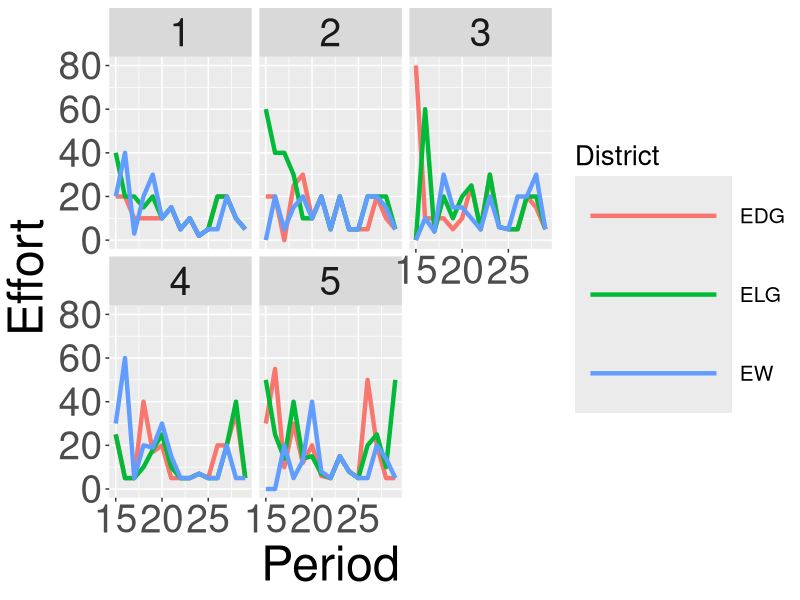
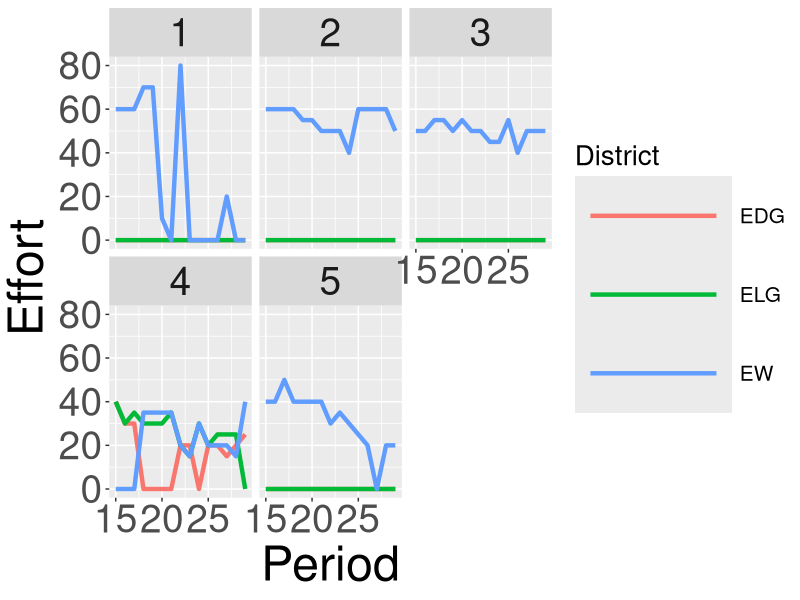
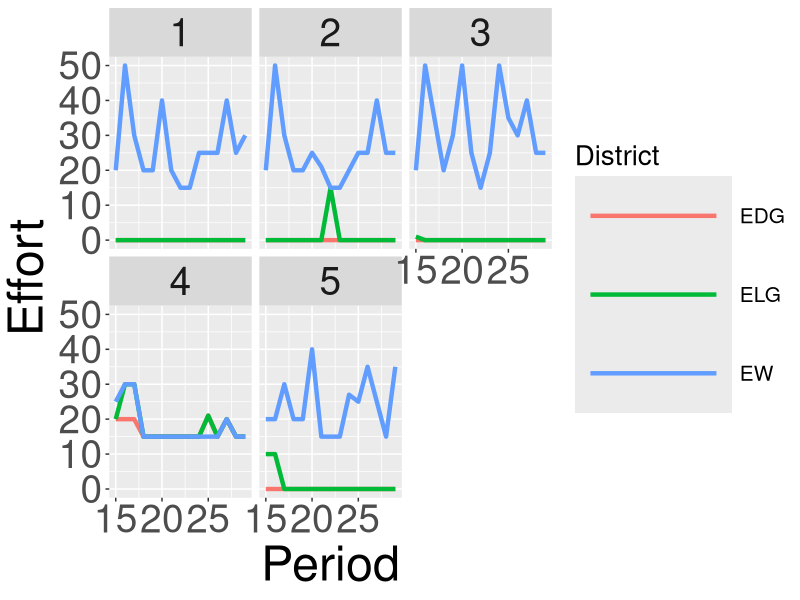
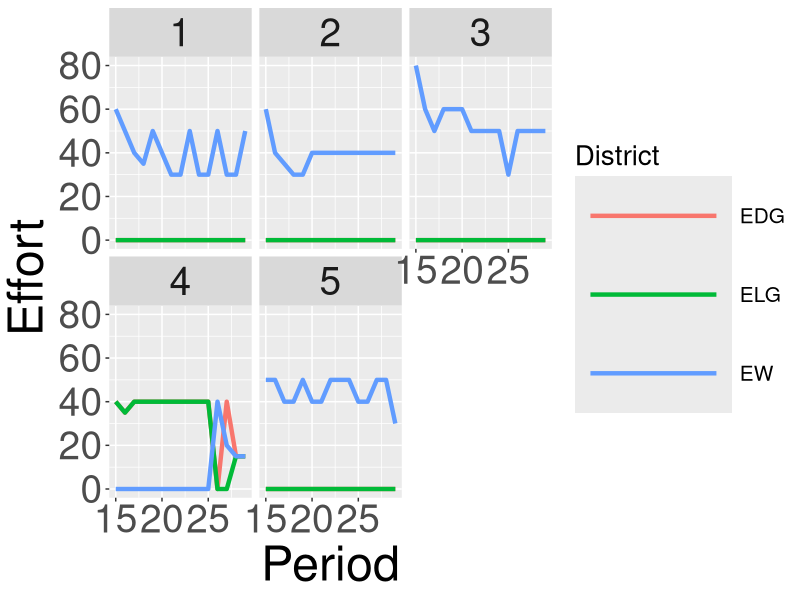
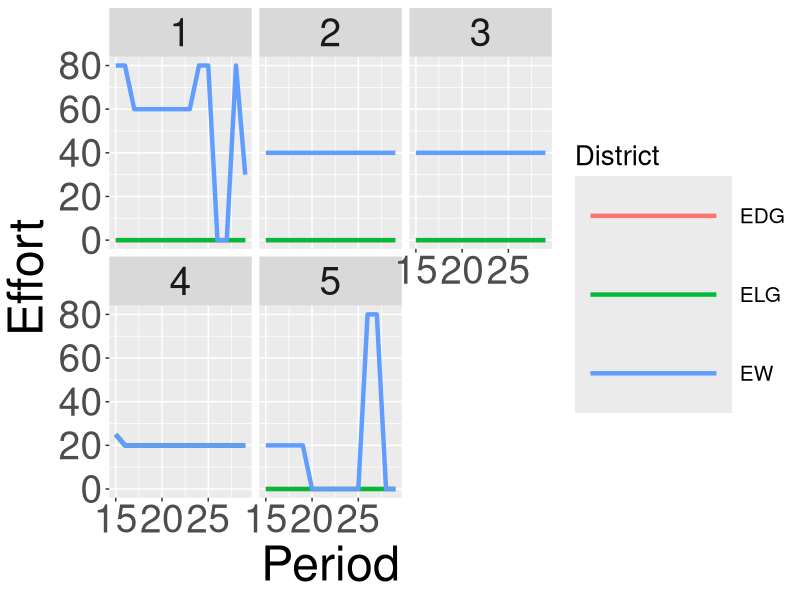
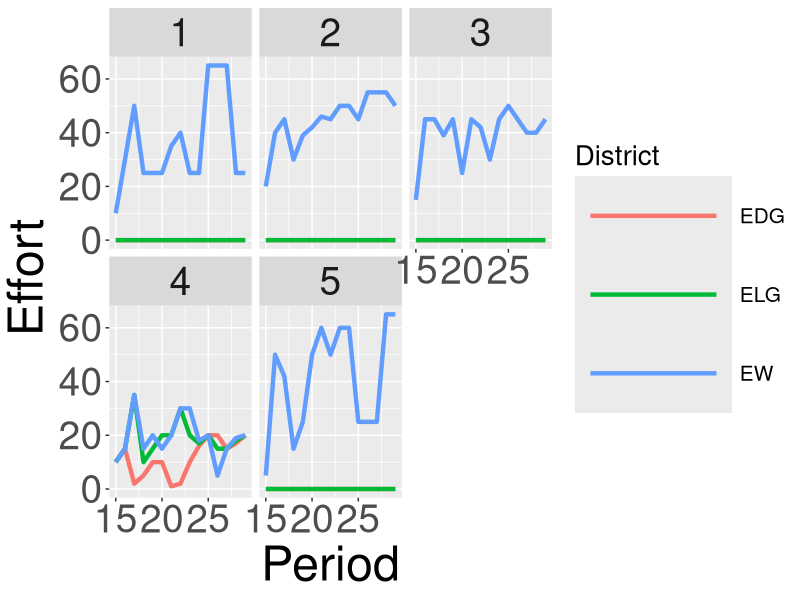
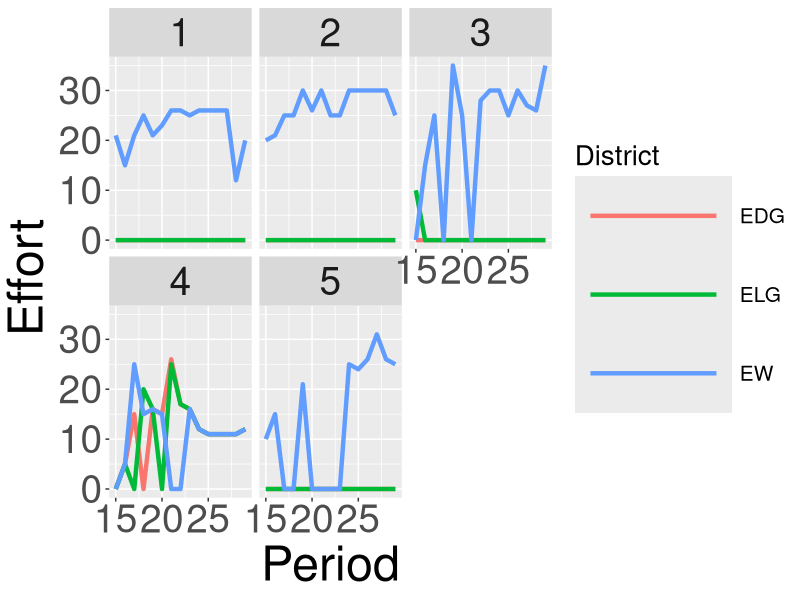
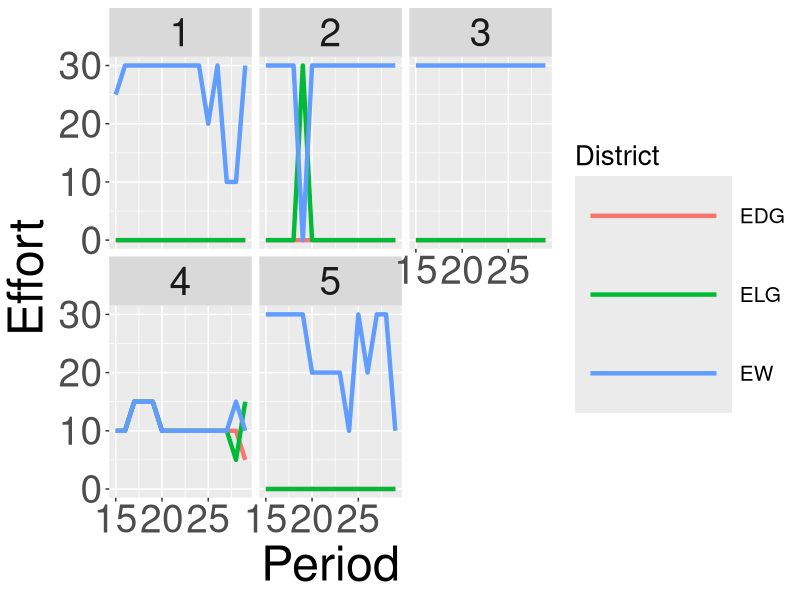

Write R code to recreate these figures, in order.
## ---- chunk 1
knitr::opts_chunk$set(echo = FALSE)
df_clean <- read.csv("Simp_Pilot_Data.csv")
df1 <- subset(df_clean, Subject == 1)
df2 <- subset(df_clean, Subject == 2)
df3 <- subset(df_clean, Subject == 3)
df4 <- subset(df_clean, Subject == 4)
df5 <- subset(df_clean, Subject == 5)
df6 <- subset(df_clean, Subject == 6)
df7 <- subset(df_clean, Subject == 7)
df8 <- subset(df_clean, Subject == 8)
## ---- chunk 2
library(ggplot2)
Fig1 <- ggplot(df1, aes(Period, Effort, color = District)) +
  geom_line(size = 1.5) +
  facet_wrap(~Map) + 
  theme(text = element_text(size=35),
        legend.key.height= unit(2, 'cm'),
        legend.key.width= unit(4, 'cm'),
        legend.title = element_text(size=20),
        legend.text = element_text(size=15))
Fig2 <- ggplot(df2, aes(Period, Effort, color = District)) +
  geom_line(size = 1.5) +
  facet_wrap(~Map) + 
  theme(text = element_text(size=35),
        legend.key.height= unit(2, 'cm'),
        legend.key.width= unit(4, 'cm'),
        legend.title = element_text(size=20),
        legend.text = element_text(size=15))
Fig3 <- ggplot(df3, aes(Period, Effort, color = District)) +
  geom_line(size = 1.5) +
  facet_wrap(~Map) + 
  theme(text = element_text(size=35),
        legend.key.height= unit(2, 'cm'),
        legend.key.width= unit(4, 'cm'),
        legend.title = element_text(size=20),
        legend.text = element_text(size=15))
Fig4 <- ggplot(df4, aes(Period, Effort, color = District)) +
  geom_line(size = 1.5) +
  facet_wrap(~Map) + 
  theme(text = element_text(size=35),
        legend.key.height= unit(2, 'cm'),
        legend.key.width= unit(4, 'cm'),
        legend.title = element_text(size=20),
        legend.text = element_text(size=15))
Fig5 <- ggplot(df5, aes(Period, Effort, color = District)) +
  geom_line(size = 1.5) +
  facet_wrap(~Map) + 
  theme(text = element_text(size=35),
        legend.key.height= unit(2, 'cm'),
        legend.key.width= unit(4, 'cm'),
        legend.title = element_text(size=20),
        legend.text = element_text(size=15))
Fig6 <- ggplot(df6, aes(Period, Effort, color = District)) +
  geom_line(size = 1.5) +
  facet_wrap(~Map) + 
  theme(text = element_text(size=35),
        legend.key.height= unit(2, 'cm'),
        legend.key.width= unit(4, 'cm'),
        legend.title = element_text(size=20),
        legend.text = element_text(size=15))
Fig7 <- ggplot(df7, aes(Period, Effort, color = District)) +
  geom_line(size = 1.5) +
  facet_wrap(~Map) + 
  theme(text = element_text(size=35),
        legend.key.height= unit(2, 'cm'),
        legend.key.width= unit(4, 'cm'),
        legend.title = element_text(size=20),
        legend.text = element_text(size=15))
Fig8 <- ggplot(df8, aes(Period, Effort, color = District)) +
  geom_line(size = 1.5) +
  facet_wrap(~Map) + 
  theme(text = element_text(size=35),
        legend.key.height= unit(2, 'cm'),
        legend.key.width= unit(4, 'cm'),
        legend.title = element_text(size=20),
        legend.text = element_text(size=15))
## ---- chunk 3
print(Fig1)
## ---- chunk 4
print(Fig2)
## ---- chunk 5
print(Fig3)
## ---- chunk 6
print(Fig4)
## ---- chunk 7
print(Fig5)
## ---- chunk 8
print(Fig6)
## ---- chunk 9
print(Fig7)
## ---- chunk 10
print(Fig8)
## ---- chunk 11
df_clean$Map_Choice <- as.character(as.numeric(df_clean$Map_Choice))

ggplot(df_clean, aes(Period, Map_Choice, color = Map_Choice)) +
  geom_point() +
  facet_wrap(~Subject) + ylab("Map Choice") + scale_colour_discrete("Map Choice")
